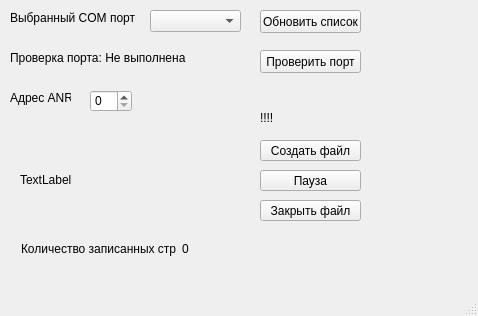
<?xml version="1.0" encoding="UTF-8"?>
<ui version="4.0">
 <class>MainWindow</class>
 <widget class="QMainWindow" name="MainWindow">
  <property name="geometry">
   <rect>
    <x>0</x>
    <y>0</y>
    <width>478</width>
    <height>316</height>
   </rect>
  </property>
  <property name="windowTitle">
   <string>Опрос ANR (2.0)</string>
  </property>
  <widget class="QWidget" name="centralwidget">
   <widget class="QLabel" name="label1">
    <property name="geometry">
     <rect>
      <x>10</x>
      <y>90</y>
      <width>61</width>
      <height>16</height>
     </rect>
    </property>
    <property name="text">
     <string>Адрес ANR</string>
    </property>
   </widget>
   <widget class="QLabel" name="label">
    <property name="geometry">
     <rect>
      <x>20</x>
      <y>170</y>
      <width>391</width>
      <height>20</height>
     </rect>
    </property>
    <property name="text">
     <string>TextLabel</string>
    </property>
   </widget>
   <widget class="QLabel" name="label_2">
    <property name="geometry">
     <rect>
      <x>10</x>
      <y>10</y>
      <width>131</width>
      <height>16</height>
     </rect>
    </property>
    <property name="text">
     <string>Выбранный COM порт</string>
    </property>
   </widget>
   <widget class="QComboBox" name="ComPortBox">
    <property name="geometry">
     <rect>
      <x>150</x>
      <y>10</y>
      <width>91</width>
      <height>22</height>
     </rect>
    </property>
   </widget>
   <widget class="QPushButton" name="ComButton">
    <property name="geometry">
     <rect>
      <x>260</x>
      <y>10</y>
      <width>101</width>
      <height>23</height>
     </rect>
    </property>
    <property name="text">
     <string>Обновить список</string>
    </property>
   </widget>
   <widget class="QLabel" name="label_3">
    <property name="geometry">
     <rect>
      <x>10</x>
      <y>50</y>
      <width>211</width>
      <height>16</height>
     </rect>
    </property>
    <property name="text">
     <string>Проверка порта: Не выполнена</string>
    </property>
   </widget>
   <widget class="QPushButton" name="ComButton_2">
    <property name="geometry">
     <rect>
      <x>260</x>
      <y>50</y>
      <width>101</width>
      <height>23</height>
     </rect>
    </property>
    <property name="text">
     <string>Проверить порт</string>
    </property>
   </widget>
   <widget class="QSpinBox" name="spinBox">
    <property name="geometry">
     <rect>
      <x>90</x>
      <y>90</y>
      <width>42</width>
      <height>22</height>
     </rect>
    </property>
   </widget>
   <widget class="QLabel" name="label_4">
    <property name="geometry">
     <rect>
      <x>21</x>
      <y>241</y>
      <width>155</width>
      <height>16</height>
     </rect>
    </property>
    <property name="text">
     <string>Количество записанных строк</string>
    </property>
   </widget>
   <widget class="QPushButton" name="pushButton_3">
    <property name="geometry">
     <rect>
      <x>260</x>
      <y>140</y>
      <width>101</width>
      <height>21</height>
     </rect>
    </property>
    <property name="text">
     <string>Создать файл</string>
    </property>
   </widget>
   <widget class="QPushButton" name="pushButton_4">
    <property name="geometry">
     <rect>
      <x>260</x>
      <y>200</y>
      <width>101</width>
      <height>21</height>
     </rect>
    </property>
    <property name="text">
     <string>Закрыть файл</string>
    </property>
   </widget>
   <widget class="QLabel" name="label_5">
    <property name="geometry">
     <rect>
      <x>182</x>
      <y>241</y>
      <width>81</width>
      <height>16</height>
     </rect>
    </property>
    <property name="text">
     <string>0</string>
    </property>
   </widget>
   <widget class="QLabel" name="label_6">
    <property name="geometry">
     <rect>
      <x>260</x>
      <y>110</y>
      <width>51</width>
      <height>16</height>
     </rect>
    </property>
    <property name="text">
     <string>!!!!</string>
    </property>
   </widget>
   <widget class="QPushButton" name="pushButton">
    <property name="geometry">
     <rect>
      <x>260</x>
      <y>170</y>
      <width>101</width>
      <height>21</height>
     </rect>
    </property>
    <property name="text">
     <string>Пауза</string>
    </property>
   </widget>
  </widget>
  <widget class="QMenuBar" name="menubar">
   <property name="geometry">
    <rect>
     <x>0</x>
     <y>0</y>
     <width>478</width>
     <height>21</height>
    </rect>
   </property>
  </widget>
  <widget class="QStatusBar" name="statusbar"/>
 </widget>
 <resources/>
 <connections/>
</ui>
